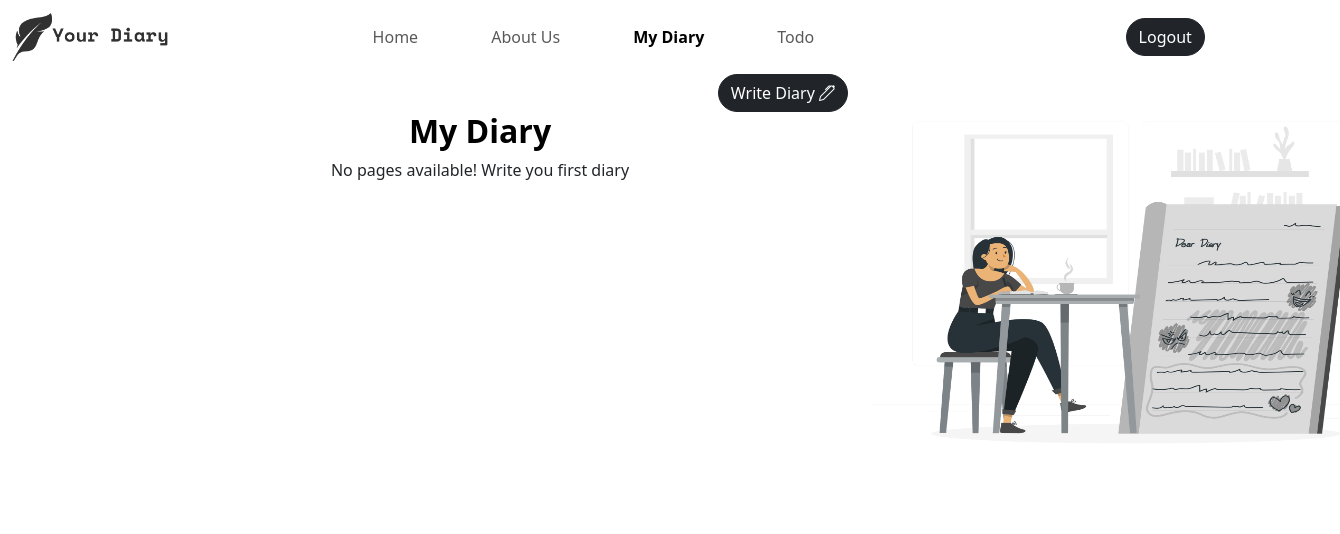
The page /my-diary/ (signed in) on the database as committed earlier.
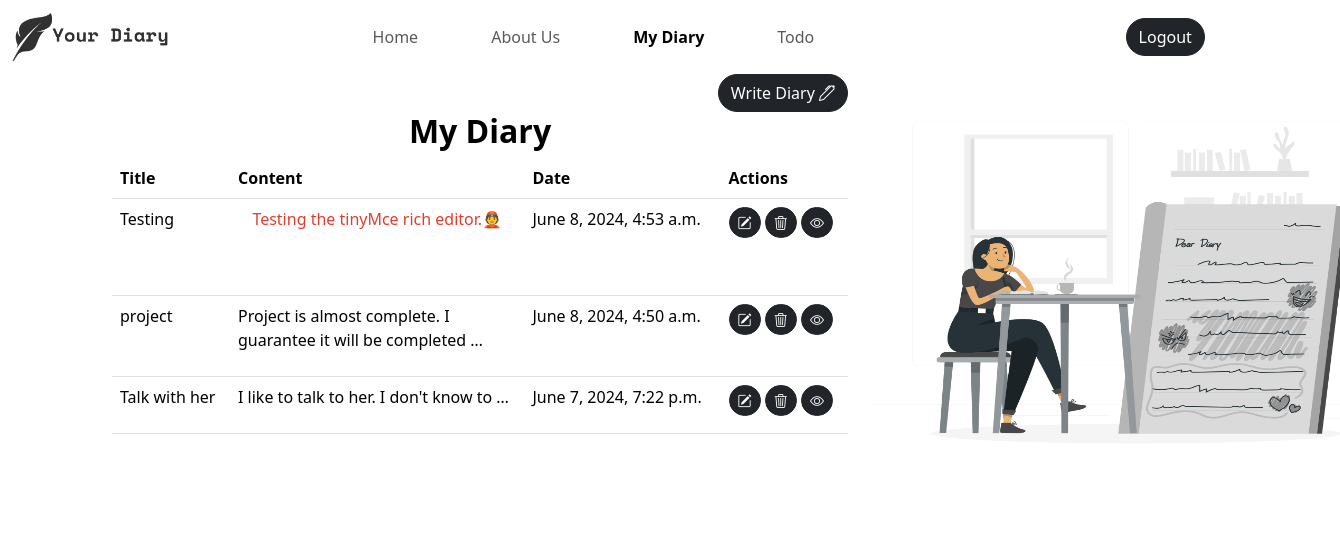
The same page on the database as committed later.
### diary/models.py (models this page shows, shortened)
class Page(models.Model):
    user = models.ForeignKey(User, on_delete=models.CASCADE)
    title = models.CharField(max_length=100)
    content = models.TextField()
    created_at = models.DateTimeField(auto_now_add=True)
    updated_at = models.DateTimeField(auto_now=True)

### diary/views.py (the view)
# urls.py: path("my-diary/", views.myDairy, name="myDiary"),
@login_required(login_url="login")
def myDairy(request):
	context = {}
	page_form = PageForm()
	context["page_form"] = page_form
	pages = Page.objects.filter(user=request.user).order_by('-created_at')
	context["pages"] = pages
	context['activeDiary']="active"
	return render(request, "myDiary.html", context)

### diary/templates/myDiary.html (shortened to what this page needs)
{% extends "base.html" %}
{% load static %}
{% block css %}
	<link rel="stylesheet" href="{% static "css/myDiary.css" %}">
{% endblock css %}
{% block body  %}
	<div class="container">
		<div class="row">
			<div class="col-sm-8 page-part">
				<div class="write-button">
					<a href="{% url "writePage" %}" class="btn btn-dark write-btn">Write Diary <i class="bi bi-pen"></i></a>
				</div>
				<div class="diary-header">
					<h4 class='heading text-center'>My Diary</h4>
				</div>
				<div class="diary-body">
					{% if pages %}
						<table class="table table-hover">
							<thead>
								<tr>
									<th>Title</th>
									<th>Content</th>
									<th>Date</th>
									<th>Actions</th>
								</tr>
							</thead>
							<tbody>
								{% for page in pages %}
									<tr>
										<td>{{page.title}}</td>
										<td class="page-content-col">{{page.content|truncatewords:10|safe}}</td>
										<td>{{page.created_at}}</td>
										<td>
											<a href="{% url "updatePage" page.id %}" class="btn btn-sm btn-dark mb-1"><i class="bi bi-pencil-square"></i></a>
											<a href="{% url "deletePage" page.id %}" class="btn btn-sm btn-dark mb-1"><i class="bi bi-trash3"></i></a>
											<a href="{% url "viewPage" page.id %}" class="btn btn-sm btn-dark mb-1"><i class="bi bi-eye"></i></a>
										</td>
									</tr>
								{% endfor %}
							</tbody>
						</table>
					{% else %}
						<p class="text-center">No pages available! Write you first diary</p>
					{% endif %}
				</div>
			</div>
			<div class="col-sm-4">
				<div class="diary-image">
					<img src="{% static "media/Diary.png" %}" alt="" class="diary-img">
				</div>
			</div>
		</div>
	</div>
{% endblock body  %}

Rows that differ between the two databases and show on the page:
added Page: title "Testing", content "Testing the tinyMce rich editor.👲", created_at "June 8, 2024, 4:53 a.m."
added Page: title "project", content "Project is almost complete. I guarantee it will be completed …", created_at "June 8, 2024, 4:50 a.m."
added Page: title "Talk with her", content "I like to talk to her. I don't know to …", created_at "June 7, 2024, 7:22 p.m."
Other text that changed with them:
text no longer shown: "No pages available! Write you first diary"
text now shown: "Title Content Date Actions"
